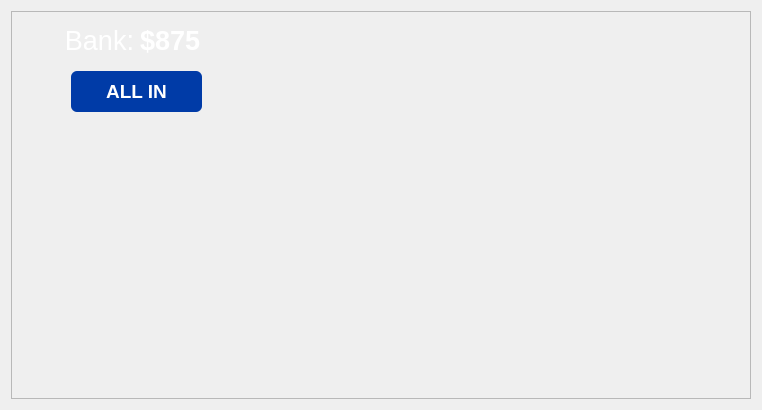
<?xml version="1.0" encoding="UTF-8"?>
<ui version="4.0">
 <class>BettingPanel</class>
 <widget class="QWidget" name="BettingPanel">
  <property name="geometry">
   <rect>
    <x>0</x>
    <y>0</y>
    <width>762</width>
    <height>410</height>
   </rect>
  </property>
  <property name="windowTitle">
   <string>Form</string>
  </property>
  <property name="styleSheet">
   <string notr="true"/>
  </property>
  <layout class="QGridLayout" name="gridLayout">
   <item row="0" column="0">
    <widget class="QFrame" name="frame">
     <property name="styleSheet">
      <string notr="true">#frame
{
	border-image: url(:/images/res/images/bet_selector.png);
}
</string>
     </property>
     <property name="frameShape">
      <enum>QFrame::StyledPanel</enum>
     </property>
     <property name="frameShadow">
      <enum>QFrame::Raised</enum>
     </property>
     <widget class="QWidget" name="layoutWidget">
      <property name="geometry">
       <rect>
        <x>20</x>
        <y>120</y>
        <width>661</width>
        <height>122</height>
       </rect>
      </property>
      <layout class="QHBoxLayout" name="horizontalLayout_2">
       <item>
        <widget class="ClickableChipStack" name="chips_10_stack">
         <property name="minimumSize">
          <size>
           <width>120</width>
           <height>120</height>
          </size>
         </property>
         <property name="maximumSize">
          <size>
           <width>120</width>
           <height>120</height>
          </size>
         </property>
         <property name="styleSheet">
          <string notr="true"/>
         </property>
         <property name="text">
          <string/>
         </property>
        </widget>
       </item>
       <item>
        <widget class="ClickableChipStack" name="chips_25_stack">
         <property name="minimumSize">
          <size>
           <width>120</width>
           <height>120</height>
          </size>
         </property>
         <property name="maximumSize">
          <size>
           <width>120</width>
           <height>120</height>
          </size>
         </property>
         <property name="styleSheet">
          <string notr="true"/>
         </property>
         <property name="text">
          <string/>
         </property>
        </widget>
       </item>
       <item>
        <widget class="ClickableChipStack" name="chips_50_stack">
         <property name="minimumSize">
          <size>
           <width>120</width>
           <height>120</height>
          </size>
         </property>
         <property name="maximumSize">
          <size>
           <width>120</width>
           <height>120</height>
          </size>
         </property>
         <property name="styleSheet">
          <string notr="true"/>
         </property>
         <property name="text">
          <string/>
         </property>
        </widget>
       </item>
       <item>
        <widget class="ClickableChipStack" name="chips_100_stack">
         <property name="minimumSize">
          <size>
           <width>120</width>
           <height>120</height>
          </size>
         </property>
         <property name="maximumSize">
          <size>
           <width>120</width>
           <height>120</height>
          </size>
         </property>
         <property name="styleSheet">
          <string notr="true"/>
         </property>
         <property name="text">
          <string/>
         </property>
        </widget>
       </item>
       <item>
        <widget class="ClickableChipStack" name="chips_500_stack">
         <property name="minimumSize">
          <size>
           <width>120</width>
           <height>120</height>
          </size>
         </property>
         <property name="maximumSize">
          <size>
           <width>120</width>
           <height>120</height>
          </size>
         </property>
         <property name="styleSheet">
          <string notr="true"/>
         </property>
         <property name="text">
          <string/>
         </property>
        </widget>
       </item>
      </layout>
     </widget>
     <widget class="ClickableChipStack" name="chips_1000_stack">
      <property name="geometry">
       <rect>
        <x>25</x>
        <y>260</y>
        <width>120</width>
        <height>120</height>
       </rect>
      </property>
      <property name="minimumSize">
       <size>
        <width>120</width>
        <height>120</height>
       </size>
      </property>
      <property name="maximumSize">
       <size>
        <width>120</width>
        <height>120</height>
       </size>
      </property>
      <property name="styleSheet">
       <string notr="true"/>
      </property>
      <property name="text">
       <string/>
      </property>
     </widget>
     <widget class="QWidget" name="layoutWidget_2">
      <property name="geometry">
       <rect>
        <x>10</x>
        <y>10</y>
        <width>231</width>
        <height>38</height>
       </rect>
      </property>
      <layout class="QHBoxLayout" name="horizontalLayout">
       <item>
        <widget class="QLabel" name="bankLabel">
         <property name="font">
          <font>
           <pointsize>20</pointsize>
          </font>
         </property>
         <property name="styleSheet">
          <string notr="true">color: rgb(255, 255, 255);</string>
         </property>
         <property name="text">
          <string>Bank:</string>
         </property>
         <property name="alignment">
          <set>Qt::AlignRight|Qt::AlignTrailing|Qt::AlignVCenter</set>
         </property>
        </widget>
       </item>
       <item>
        <widget class="QLabel" name="bankBalanceLabel">
         <property name="font">
          <font>
           <pointsize>20</pointsize>
           <bold>true</bold>
          </font>
         </property>
         <property name="styleSheet">
          <string notr="true">color: rgb(255, 255, 255);</string>
         </property>
         <property name="text">
          <string>$875</string>
         </property>
        </widget>
       </item>
      </layout>
     </widget>
     <widget class="QPushButton" name="allInButton">
      <property name="geometry">
       <rect>
        <x>60</x>
        <y>60</y>
        <width>131</width>
        <height>41</height>
       </rect>
      </property>
      <property name="font">
       <font>
        <pointsize>14</pointsize>
        <bold>true</bold>
       </font>
      </property>
      <property name="styleSheet">
       <string notr="true">QPushButton {
	background-color: rgb(0, 59, 167);
    color: white;
    border: none;
    border-radius: 6px;
    padding: 12px 24px;
}

QPushButton:hover {
    background: qlineargradient(x1:0, y1:0, x2:0, y2:1,
                                stop:0 #5aa0f2, stop:1 #468fcf);
    transform: translateY(-2px);
}

QPushButton:pressed {
    background: qlineargradient(x1:0, y1:0, x2:0, y2:1,
                                stop:0 #357abd, stop:1 #2a6099);
    transform: translateY(0px);
}

QPushButton:focus {
    outline: none;
}
</string>
      </property>
      <property name="text">
       <string>ALL IN</string>
      </property>
     </widget>
    </widget>
   </item>
  </layout>
 </widget>
 <customwidgets>
  <customwidget>
   <class>ClickableChipStack</class>
   <extends>QLabel</extends>
   <header>E:\qt_projects\BJGUI\src\presentation\Widgets\ClickableChipStack\clickablechipstack.h</header>
  </customwidget>
 </customwidgets>
 <resources/>
 <connections/>
</ui>
